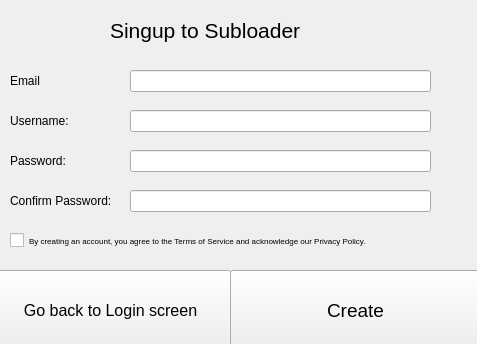
<?xml version="1.0" encoding="UTF-8"?>
<ui version="4.0">
 <class>SingupForm</class>
 <widget class="QWidget" name="SingupForm">
  <property name="geometry">
   <rect>
    <x>0</x>
    <y>0</y>
    <width>477</width>
    <height>344</height>
   </rect>
  </property>
  <property name="windowTitle">
   <string>Form</string>
  </property>
  <widget class="QLabel" name="register_label">
   <property name="geometry">
    <rect>
     <x>110</x>
     <y>-10</y>
     <width>301</width>
     <height>81</height>
    </rect>
   </property>
   <property name="font">
    <font>
     <pointsize>16</pointsize>
    </font>
   </property>
   <property name="text">
    <string>Singup to Subloader</string>
   </property>
  </widget>
  <widget class="QLineEdit" name="password_text">
   <property name="geometry">
    <rect>
     <x>130</x>
     <y>150</y>
     <width>301</width>
     <height>22</height>
    </rect>
   </property>
   <property name="echoMode">
    <enum>QLineEdit::Password</enum>
   </property>
  </widget>
  <widget class="QLabel" name="password_label">
   <property name="geometry">
    <rect>
     <x>10</x>
     <y>140</y>
     <width>101</width>
     <height>41</height>
    </rect>
   </property>
   <property name="text">
    <string>Password:</string>
   </property>
  </widget>
  <widget class="QLineEdit" name="username_text">
   <property name="geometry">
    <rect>
     <x>130</x>
     <y>110</y>
     <width>301</width>
     <height>22</height>
    </rect>
   </property>
  </widget>
  <widget class="QLabel" name="username_label">
   <property name="geometry">
    <rect>
     <x>10</x>
     <y>100</y>
     <width>101</width>
     <height>41</height>
    </rect>
   </property>
   <property name="text">
    <string>Username:</string>
   </property>
  </widget>
  <widget class="QLabel" name="email_label">
   <property name="geometry">
    <rect>
     <x>10</x>
     <y>60</y>
     <width>101</width>
     <height>41</height>
    </rect>
   </property>
   <property name="text">
    <string>Email</string>
   </property>
  </widget>
  <widget class="QLineEdit" name="email_text">
   <property name="geometry">
    <rect>
     <x>130</x>
     <y>70</y>
     <width>301</width>
     <height>22</height>
    </rect>
   </property>
  </widget>
  <widget class="QLineEdit" name="confirm_password_text">
   <property name="geometry">
    <rect>
     <x>130</x>
     <y>190</y>
     <width>301</width>
     <height>22</height>
    </rect>
   </property>
   <property name="text">
    <string/>
   </property>
   <property name="echoMode">
    <enum>QLineEdit::Password</enum>
   </property>
  </widget>
  <widget class="QLabel" name="confirm_password_label">
   <property name="geometry">
    <rect>
     <x>10</x>
     <y>180</y>
     <width>111</width>
     <height>41</height>
    </rect>
   </property>
   <property name="text">
    <string>Confirm Password:</string>
   </property>
  </widget>
  <widget class="QCheckBox" name="agree_to_terms_checkbot">
   <property name="geometry">
    <rect>
     <x>10</x>
     <y>230</y>
     <width>461</width>
     <height>21</height>
    </rect>
   </property>
   <property name="font">
    <font>
     <pointsize>6</pointsize>
    </font>
   </property>
   <property name="autoFillBackground">
    <bool>false</bool>
   </property>
   <property name="text">
    <string>By creating an account, you agree to the Terms of Service and acknowledge our Privacy Policy.</string>
   </property>
  </widget>
  <widget class="QPushButton" name="create_account_botton">
   <property name="geometry">
    <rect>
     <x>230</x>
     <y>270</y>
     <width>251</width>
     <height>81</height>
    </rect>
   </property>
   <property name="font">
    <font>
     <pointsize>14</pointsize>
    </font>
   </property>
   <property name="text">
    <string>Create</string>
   </property>
  </widget>
  <widget class="QPushButton" name="back_to_login_botton">
   <property name="geometry">
    <rect>
     <x>-10</x>
     <y>270</y>
     <width>241</width>
     <height>81</height>
    </rect>
   </property>
   <property name="font">
    <font>
     <pointsize>12</pointsize>
    </font>
   </property>
   <property name="text">
    <string>Go back to Login screen</string>
   </property>
  </widget>
 </widget>
 <resources/>
 <connections/>
</ui>
